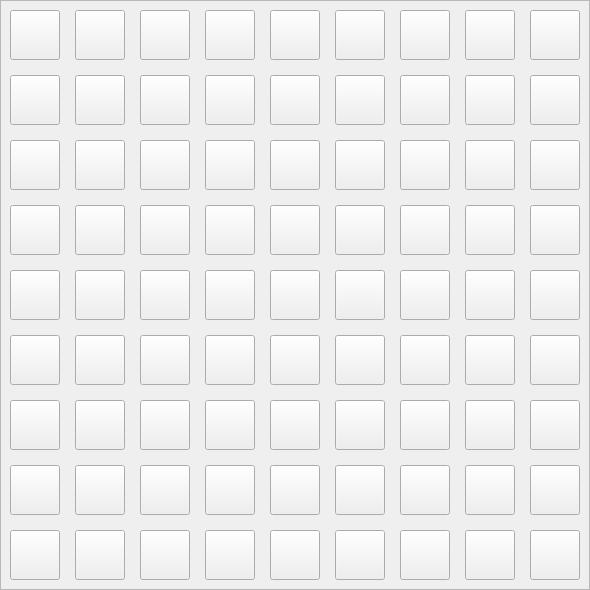
   <widget class="QFrame" name="frame_3">
    <property name="geometry">
     <rect>
      <x>5</x>
      <y>5</y>
      <width>590</width>
      <height>590</height>
     </rect>
    </property>
    <property name="mouseTracking">
     <bool>true</bool>
    </property>
    <property name="frameShape">
     <enum>QFrame::StyledPanel</enum>
    </property>
    <property name="frameShadow">
     <enum>QFrame::Raised</enum>
    </property>
    <widget class="QPushButton" name="pushButton_0000">
     <property name="geometry">
      <rect>
       <x>10</x>
       <y>10</y>
       <width>50</width>
       <height>50</height>
      </rect>
     </property>
     <property name="mouseTracking">
      <bool>true</bool>
     </property>
     <property name="focusPolicy">
      <enum>Qt::StrongFocus</enum>
     </property>
     <property name="text">
      <string/>
     </property>
     <property name="flat">
      <bool>false</bool>
     </property>
    </widget>
    <widget class="QPushButton" name="pushButton_0002">
     <property name="geometry">
      <rect>
       <x>75</x>
       <y>10</y>
       <width>50</width>
       <height>50</height>
      </rect>
     </property>
     <property name="mouseTracking">
      <bool>true</bool>
     </property>
     <property name="text">
      <string/>
     </property>
    </widget>
    <widget class="QPushButton" name="pushButton_0004">
     <property name="geometry">
      <rect>
       <x>140</x>
       <y>10</y>
       <width>50</width>
       <height>50</height>
      </rect>
     </property>
     <property name="mouseTracking">
      <bool>true</bool>
     </property>
     <property name="text">
      <string/>
     </property>
    </widget>
    <widget class="QPushButton" name="pushButton_0006">
     <property name="geometry">
      <rect>
       <x>205</x>
       <y>10</y>
       <width>50</width>
       <height>50</height>
      </rect>
     </property>
     <property name="mouseTracking">
      <bool>true</bool>
     </property>
     <property name="text">
      <string/>
     </property>
    </widget>
    <widget class="QPushButton" name="pushButton_0008">
     <property name="geometry">
      <rect>
       <x>270</x>
       <y>10</y>
       <width>50</width>
       <height>50</height>
      </rect>
     </property>
     <property name="mouseTracking">
      <bool>true</bool>
     </property>
     <property name="text">
      <string/>
     </property>
    </widget>
    <widget class="QPushButton" name="pushButton_0010">
     <property name="geometry">
      <rect>
       <x>335</x>
       <y>10</y>
       <width>50</width>
       <height>50</height>
      </rect>
     </property>
     <property name="mouseTracking">
      <bool>true</bool>
     </property>
     <property name="text">
      <string/>
     </property>
    </widget>
    <widget class="QPushButton" name="pushButton_0012">
     <property name="geometry">
      <rect>
       <x>400</x>
       <y>10</y>
       <width>50</width>
       <height>50</height>
      </rect>
     </property>
     <property name="mouseTracking">
      <bool>true</bool>
     </property>
     <property name="text">
      <string/>
     </property>
    </widget>
    <widget class="QPushButton" name="pushButton_0014">
     <property name="geometry">
      <rect>
       <x>465</x>
       <y>10</y>
       <width>50</width>
       <height>50</height>
      </rect>
     </property>
     <property name="mouseTracking">
      <bool>true</bool>
     </property>
     <property name="text">
      <string/>
     </property>
    </widget>
    <widget class="QPushButton" name="pushButton_0016">
     <property name="geometry">
      <rect>
       <x>530</x>
       <y>10</y>
       <width>50</width>
       <height>50</height>
      </rect>
     </property>
     <property name="mouseTracking">
      <bool>true</bool>
     </property>
     <property name="text">
      <string/>
     </property>
    </widget>
    <widget class="QPushButton" name="pushButton_0200">
     <property name="geometry">
      <rect>
       <x>10</x>
       <y>75</y>
       <width>50</width>
       <height>50</height>
      </rect>
     </property>
     <property name="mouseTracking">
      <bool>true</bool>
     </property>
     <property name="text">
      <string/>
     </property>
    </widget>
    <widget class="QPushButton" name="pushButton_0212">
     <property name="geometry">
      <rect>
       <x>400</x>
       <y>75</y>
       <width>50</width>
       <height>50</height>
      </rect>
     </property>
     <property name="mouseTracking">
      <bool>true</bool>
     </property>
     <property name="text">
      <string/>
     </property>
    </widget>
    <widget class="QPushButton" name="pushButton_0214">
     <property name="geometry">
      <rect>
       <x>465</x>
       <y>75</y>
       <width>50</width>
       <height>50</height>
      </rect>
     </property>
     <property name="mouseTracking">
      <bool>true</bool>
     </property>
     <property name="text">
      <string/>
     </property>
    </widget>
    <widget class="QPushButton" name="pushButton_0208">
     <property name="geometry">
      <rect>
       <x>270</x>
       <y>75</y>
       <width>50</width>
       <height>50</height>
      </rect>
     </property>
     <property name="mouseTracking">
      <bool>true</bool>
     </property>
     <property name="text">
      <string/>
     </property>
    </widget>
    <widget class="QPushButton" name="pushButton_0204">
     <property name="geometry">
      <rect>
       <x>140</x>
       <y>75</y>
       <width>50</width>
       <height>50</height>
      </rect>
     </property>
     <property name="mouseTracking">
      <bool>true</bool>
     </property>
     <property name="text">
      <string/>
     </property>
    </widget>
    <widget class="QPushButton" name="pushButton_0210">
     <property name="geometry">
      <rect>
       <x>335</x>
       <y>75</y>
       <width>50</width>
       <height>50</height>
      </rect>
     </property>
     <property name="mouseTracking">
      <bool>true</bool>
     </property>
     <property name="text">
      <string/>
     </property>
    </widget>
    <widget class="QPushButton" name="pushButton_0202">
     <property name="geometry">
      <rect>
       <x>75</x>
       <y>75</y>
       <width>50</width>
       <height>50</height>
      </rect>
     </property>
     <property name="mouseTracking">
      <bool>true</bool>
     </property>
     <property name="text">
      <string/>
     </property>
    </widget>
    <widget class="QPushButton" name="pushButton_0216">
     <property name="geometry">
      <rect>
       <x>530</x>
       <y>75</y>
       <width>50</width>
       <height>50</height>
      </rect>
     </property>
     <property name="mouseTracking">
      <bool>true</bool>
     </property>
     <property name="text">
      <string/>
     </property>
    </widget>
    <widget class="QPushButton" name="pushButton_0206">
     <property name="geometry">
      <rect>
       <x>205</x>
       <y>75</y>
       <width>50</width>
       <height>50</height>
      </rect>
     </property>
     <property name="mouseTracking">
      <bool>true</bool>
     </property>
     <property name="text">
      <string/>
     </property>
    </widget>
    <widget class="QPushButton" name="pushButton_0400">
     <property name="geometry">
      <rect>
       <x>10</x>
       <y>140</y>
       <width>50</width>
       <height>50</height>
      </rect>
     </property>
     <property name="mouseTracking">
      <bool>true</bool>
     </property>
     <property name="text">
      <string/>
     </property>
    </widget>
    <widget class="QPushButton" name="pushButton_0412">
     <property name="geometry">
      <rect>
       <x>400</x>
       <y>140</y>
       <width>50</width>
       <height>50</height>
      </rect>
     </property>
     <property name="mouseTracking">
      <bool>true</bool>
     </property>
     <property name="text">
      <string/>
     </property>
    </widget>
    <widget class="QPushButton" name="pushButton_0414">
     <property name="geometry">
      <rect>
       <x>465</x>
       <y>140</y>
       <width>50</width>
       <height>50</height>
      </rect>
     </property>
     <property name="mouseTracking">
      <bool>true</bool>
     </property>
     <property name="text">
      <string/>
     </property>
    </widget>
    <widget class="QPushButton" name="pushButton_0408">
     <property name="geometry">
      <rect>
       <x>270</x>
       <y>140</y>
       <width>50</width>
       <height>50</height>
      </rect>
     </property>
     <property name="mouseTracking">
      <bool>true</bool>
     </property>
     <property name="text">
      <string/>
     </property>
    </widget>
    <widget class="QPushButton" name="pushButton_0404">
     <property name="geometry">
      <rect>
       <x>140</x>
       <y>140</y>
       <width>50</width>
       <height>50</height>
      </rect>
     </property>
     <property name="mouseTracking">
      <bool>true</bool>
     </property>
     <property name="text">
      <string/>
     </property>
    </widget>
    <widget class="QPushButton" name="pushButton_0410">
     <property name="geometry">
      <rect>
       <x>335</x>
       <y>140</y>
       <width>50</width>
       <height>50</height>
      </rect>
     </property>
     <property name="mouseTracking">
      <bool>true</bool>
     </property>
     <property name="text">
      <string/>
     </property>
    </widget>
    <widget class="QPushButton" name="pushButton_0402">
     <property name="geometry">
      <rect>
       <x>75</x>
       <y>140</y>
       <width>50</width>
       <height>50</height>
      </rect>
     </property>
     <property name="mouseTracking">
      <bool>true</bool>
     </property>
     <property name="text">
      <string/>
     </property>
    </widget>
    <widget class="QPushButton" name="pushButton_0416">
     <property name="geometry">
      <rect>
       <x>530</x>
       <y>140</y>
       <width>50</width>
       <height>50</height>
      </rect>
     </property>
     <property name="mouseTracking">
      <bool>true</bool>
     </property>
     <property name="text">
      <string/>
     </property>
    </widget>
    <widget class="QPushButton" name="pushButton_0406">
     <property name="geometry">
      <rect>
       <x>205</x>
       <y>140</y>
       <width>50</width>
       <height>50</height>
      </rect>
     </property>
     <property name="mouseTracking">
      <bool>true</bool>
     </property>
     <property name="text">
      <string/>
     </property>
    </widget>
    <widget class="QPushButton" name="pushButton_0600">
     <property name="geometry">
      <rect>
       <x>10</x>
       <y>205</y>
       <width>50</width>
       <height>50</height>
      </rect>
     </property>
     <property name="mouseTracking">
      <bool>true</bool>
     </property>
     <property name="text">
      <string/>
     </property>
    </widget>
    <widget class="QPushButton" name="pushButton_0612">
     <property name="geometry">
      <rect>
       <x>400</x>
       <y>205</y>
       <width>50</width>
       <height>50</height>
      </rect>
     </property>
     <property name="mouseTracking">
      <bool>true</bool>
     </property>
     <property name="text">
      <string/>
     </property>
    </widget>
    <widget class="QPushButton" name="pushButton_0614">
     <property name="geometry">
      <rect>
       <x>465</x>
       <y>205</y>
       <width>50</width>
       <height>50</height>
      </rect>
     </property>
     <property name="mouseTracking">
      <bool>true</bool>
     </property>
     <property name="text">
      <string/>
     </property>
    </widget>
    <widget class="QPushButton" name="pushButton_0608">
     <property name="geometry">
      <rect>
       <x>270</x>
       <y>205</y>
       <width>50</width>
       <height>50</height>
      </rect>
     </property>
     <property name="mouseTracking">
      <bool>true</bool>
     </property>
     <property name="text">
      <string/>
     </property>
    </widget>
    <widget class="QPushButton" name="pushButton_0604">
     <property name="geometry">
      <rect>
       <x>140</x>
       <y>205</y>
       <width>50</width>
       <height>50</height>
      </rect>
     </property>
     <property name="mouseTracking">
      <bool>true</bool>
     </property>
     <property name="text">
      <string/>
     </property>
    </widget>
    <widget class="QPushButton" name="pushButton_0610">
     <property name="geometry">
      <rect>
       <x>335</x>
       <y>205</y>
       <width>50</width>
       <height>50</height>
      </rect>
     </property>
     <property name="mouseTracking">
      <bool>true</bool>
     </property>
     <property name="text">
      <string/>
     </property>
    </widget>
    <widget class="QPushButton" name="pushButton_0602">
     <property name="geometry">
      <rect>
       <x>75</x>
       <y>205</y>
       <width>50</width>
       <height>50</height>
      </rect>
     </property>
     <property name="mouseTracking">
      <bool>true</bool>
     </property>
     <property name="text">
      <string/>
     </property>
    </widget>
    <widget class="QPushButton" name="pushButton_0616">
     <property name="geometry">
      <rect>
       <x>530</x>
       <y>205</y>
       <width>50</width>
       <height>50</height>
      </rect>
     </property>
     <property name="mouseTracking">
      <bool>true</bool>
     </property>
     <property name="text">
      <string/>
     </property>
    </widget>
    <widget class="QPushButton" name="pushButton_0606">
     <property name="geometry">
      <rect>
       <x>205</x>
       <y>205</y>
       <width>50</width>
       <height>50</height>
      </rect>
     </property>
     <property name="mouseTracking">
      <bool>true</bool>
     </property>
     <property name="text">
      <string/>
     </property>
    </widget>
    <widget class="QPushButton" name="pushButton_0800">
     <property name="geometry">
      <rect>
       <x>10</x>
       <y>270</y>
       <width>50</width>
       <height>50</height>
      </rect>
     </property>
     <property name="mouseTracking">
      <bool>true</bool>
     </property>
     <property name="text">
      <string/>
     </property>
    </widget>
    <widget class="QPushButton" name="pushButton_0812">
     <property name="geometry">
      <rect>
       <x>400</x>
       <y>270</y>
       <width>50</width>
       <height>50</height>
      </rect>
     </property>
     <property name="mouseTracking">
      <bool>true</bool>
     </property>
     <property name="text">
      <string/>
     </property>
    </widget>
    <widget class="QPushButton" name="pushButton_0814">
     <property name="geometry">
      <rect>
       <x>465</x>
       <y>270</y>
       <width>50</width>
       <height>50</height>
      </rect>
     </property>
     <property name="mouseTracking">
      <bool>true</bool>
     </property>
     <property name="text">
      <string/>
     </property>
    </widget>
    <widget class="QPushButton" name="pushButton_0808">
     <property name="geometry">
      <rect>
       <x>270</x>
       <y>270</y>
       <width>50</width>
       <height>50</height>
      </rect>
     </property>
     <property name="mouseTracking">
      <bool>true</bool>
     </property>
     <property name="text">
      <string/>
     </property>
    </widget>
    <widget class="QPushButton" name="pushButton_0804">
     <property name="geometry">
      <rect>
       <x>140</x>
       <y>270</y>
       <width>50</width>
       <height>50</height>
      </rect>
     </property>
     <property name="mouseTracking">
      <bool>true</bool>
     </property>
     <property name="text">
      <string/>
     </property>
    </widget>
    <widget class="QPushButton" name="pushButton_0810">
     <property name="geometry">
      <rect>
       <x>335</x>
       <y>270</y>
       <width>50</width>
       <height>50</height>
      </rect>
     </property>
     <property name="mouseTracking">
      <bool>true</bool>
     </property>
     <property name="text">
      <string/>
     </property>
    </widget>
    <widget class="QPushButton" name="pushButton_0802">
     <property name="geometry">
      <rect>
       <x>75</x>
       <y>270</y>
       <width>50</width>
       <height>50</height>
      </rect>
     </property>
     <property name="mouseTracking">
      <bool>true</bool>
     </property>
     <property name="text">
      <string/>
     </property>
    </widget>
    <widget class="QPushButton" name="pushButton_0816">
     <property name="geometry">
      <rect>
       <x>530</x>
       <y>270</y>
       <width>50</width>
       <height>50</height>
      </rect>
     </property>
     <property name="mouseTracking">
      <bool>true</bool>
     </property>
     <property name="text">
      <string/>
     </property>
    </widget>
    <widget class="QPushButton" name="pushButton_0806">
     <property name="geometry">
      <rect>
       <x>205</x>
       <y>270</y>
       <width>50</width>
       <height>50</height>
      </rect>
     </property>
     <property name="mouseTracking">
      <bool>true</bool>
     </property>
     <property name="text">
      <string/>
     </property>
    </widget>
    <widget class="QPushButton" name="pushButton_1000">
     <property name="geometry">
      <rect>
       <x>10</x>
       <y>335</y>
       <width>50</width>
       <height>50</height>
      </rect>
     </property>
     <property name="mouseTracking">
      <bool>true</bool>
     </property>
     <property name="text">
      <string/>
     </property>
    </widget>
    <widget class="QPushButton" name="pushButton_1012">
     <property name="geometry">
      <rect>
       <x>400</x>
       <y>335</y>
       <width>50</width>
       <height>50</height>
      </rect>
     </property>
     <property name="mouseTracking">
      <bool>true</bool>
     </property>
     <property name="text">
      <string/>
     </property>
    </widget>
    <widget class="QPushButton" name="pushButton_1014">
     <property name="geometry">
      <rect>
       <x>465</x>
       <y>335</y>
       <width>50</width>
       <height>50</height>
      </rect>
     </property>
     <property name="mouseTracking">
      <bool>true</bool>
     </property>
     <property name="text">
      <string/>
     </property>
    </widget>
    <widget class="QPushButton" name="pushButton_1008">
     <property name="geometry">
      <rect>
       <x>270</x>
       <y>335</y>
       <width>50</width>
       <height>50</height>
      </rect>
     </property>
     <property name="mouseTracking">
      <bool>true</bool>
     </property>
     <property name="text">
      <string/>
     </property>
    </widget>
    <widget class="QPushButton" name="pushButton_1004">
     <property name="geometry">
      <rect>
       <x>140</x>
       <y>335</y>
       <width>50</width>
       <height>50</height>
      </rect>
     </property>
     <property name="mouseTracking">
      <bool>true</bool>
     </property>
     <property name="text">
      <string/>
     </property>
    </widget>
    <widget class="QPushButton" name="pushButton_1010">
     <property name="geometry">
      <rect>
       <x>335</x>
       <y>335</y>
       <width>50</width>
       <height>50</height>
      </rect>
     </property>
     <property name="mouseTracking">
      <bool>true</bool>
     </property>
     <property name="text">
      <string/>
     </property>
    </widget>
    <widget class="QPushButton" name="pushButton_1002">
     <property name="geometry">
      <rect>
       <x>75</x>
       <y>335</y>
       <width>50</width>
       <height>50</height>
      </rect>
     </property>
     <property name="mouseTracking">
      <bool>true</bool>
     </property>
     <property name="text">
      <string/>
     </property>
    </widget>
    <widget class="QPushButton" name="pushButton_1016">
     <property name="geometry">
      <rect>
       <x>530</x>
       <y>335</y>
       <width>50</width>
       <height>50</height>
      </rect>
     </property>
     <property name="mouseTracking">
      <bool>true</bool>
     </property>
     <property name="text">
      <string/>
     </property>
    </widget>
    <widget class="QPushButton" name="pushButton_1006">
     <property name="geometry">
      <rect>
       <x>205</x>
       <y>335</y>
       <width>50</width>
       <height>50</height>
      </rect>
     </property>
     <property name="mouseTracking">
      <bool>true</bool>
     </property>
     <property name="text">
      <string/>
     </property>
    </widget>
    <widget class="QPushButton" name="pushButton_1200">
     <property name="geometry">
      <rect>
       <x>10</x>
       <y>400</y>
       <width>50</width>
       <height>50</height>
      </rect>
     </property>
     <property name="mouseTracking">
      <bool>true</bool>
     </property>
     <property name="text">
      <string/>
     </property>
    </widget>
    <widget class="QPushButton" name="pushButton_1212">
     <property name="geometry">
      <rect>
       <x>400</x>
       <y>400</y>
       <width>50</width>
       <height>50</height>
      </rect>
     </property>
     <property name="mouseTracking">
      <bool>true</bool>
     </property>
     <property name="text">
      <string/>
     </property>
    </widget>
    <widget class="QPushButton" name="pushButton_1214">
     <property name="geometry">
      <rect>
       <x>465</x>
       <y>400</y>
       <width>50</width>
       <height>50</height>
      </rect>
     </property>
     <property name="mouseTracking">
      <bool>true</bool>
     </property>
     <property name="text">
      <string/>
     </property>
    </widget>
    <widget class="QPushButton" name="pushButton_1208">
     <property name="geometry">
      <rect>
       <x>270</x>
       <y>400</y>
       <width>50</width>
       <height>50</height>
      </rect>
     </property>
     <property name="mouseTracking">
      <bool>true</bool>
     </property>
     <property name="text">
      <string/>
     </property>
    </widget>
    <widget class="QPushButton" name="pushButton_1204">
     <property name="geometry">
      <rect>
       <x>140</x>
       <y>400</y>
       <width>50</width>
       <height>50</height>
      </rect>
     </property>
     <property name="mouseTracking">
      <bool>true</bool>
     </property>
     <property name="text">
      <string/>
     </property>
    </widget>
    <widget class="QPushButton" name="pushButton_1210">
     <property name="geometry">
      <rect>
       <x>335</x>
       <y>400</y>
       <width>50</width>
       <height>50</height>
      </rect>
     </property>
     <property name="mouseTracking">
      <bool>true</bool>
     </property>
     <property name="text">
      <string/>
     </property>
    </widget>
    <widget class="QPushButton" name="pushButton_1202">
     <property name="geometry">
      <rect>
       <x>75</x>
       <y>400</y>
       <width>50</width>
       <height>50</height>
      </rect>
     </property>
     <property name="mouseTracking">
      <bool>true</bool>
     </property>
     <property name="text">
      <string/>
     </property>
    </widget>
    <widget class="QPushButton" name="pushButton_1216">
     <property name="geometry">
      <rect>
       <x>530</x>
       <y>400</y>
       <width>50</width>
       <height>50</height>
      </rect>
     </property>
     <property name="mouseTracking">
      <bool>true</bool>
     </property>
     <property name="text">
      <string/>
     </property>
    </widget>
    <widget class="QPushButton" name="pushButton_1206">
     <property name="geometry">
      <rect>
       <x>205</x>
       <y>400</y>
       <width>50</width>
       <height>50</height>
      </rect>
     </property>
     <property name="mouseTracking">
      <bool>true</bool>
     </property>
     <property name="text">
      <string/>
     </property>
    </widget>
    <widget class="QPushButton" name="pushButton_1400">
     <property name="geometry">
      <rect>
       <x>10</x>
       <y>465</y>
       <width>50</width>
       <height>50</height>
      </rect>
     </property>
     <property name="mouseTracking">
      <bool>true</bool>
     </property>
     <property name="text">
      <string/>
     </property>
    </widget>
    <widget class="QPushButton" name="pushButton_1412">
     <property name="geometry">
      <rect>
       <x>400</x>
       <y>465</y>
       <width>50</width>
       <height>50</height>
      </rect>
     </property>
     <property name="mouseTracking">
      <bool>true</bool>
     </property>
     <property name="text">
      <string/>
     </property>
    </widget>
    <widget class="QPushButton" name="pushButton_1414">
     <property name="geometry">
      <rect>
       <x>465</x>
       <y>465</y>
       <width>50</width>
       <height>50</height>
      </rect>
     </property>
     <property name="mouseTracking">
      <bool>true</bool>
     </property>
     <property name="text">
      <string/>
     </property>
    </widget>
    <widget class="QPushButton" name="pushButton_1408">
     <property name="geometry">
      <rect>
       <x>270</x>
       <y>465</y>
       <width>50</width>
       <height>50</height>
      </rect>
     </property>
     <property name="mouseTracking">
      <bool>true</bool>
     </property>
     <property name="text">
      <string/>
     </property>
    </widget>
    <widget class="QPushButton" name="pushButton_1404">
     <property name="geometry">
      <rect>
       <x>140</x>
       <y>465</y>
       <width>50</width>
       <height>50</height>
      </rect>
     </property>
     <property name="mouseTracking">
      <bool>true</bool>
     </property>
     <property name="text">
      <string/>
     </property>
    </widget>
    <widget class="QPushButton" name="pushButton_1410">
     <property name="geometry">
      <rect>
       <x>335</x>
       <y>465</y>
       <width>50</width>
       <height>50</height>
      </rect>
     </property>
     <property name="mouseTracking">
      <bool>true</bool>
     </property>
     <property name="text">
      <string/>
     </property>
    </widget>
    <widget class="QPushButton" name="pushButton_1402">
     <property name="geometry">
      <rect>
       <x>75</x>
       <y>465</y>
       <width>50</width>
       <height>50</height>
      </rect>
     </property>
     <property name="mouseTracking">
      <bool>true</bool>
     </property>
     <property name="text">
      <string/>
     </property>
    </widget>
    <widget class="QPushButton" name="pushButton_1416">
     <property name="geometry">
      <rect>
       <x>530</x>
       <y>465</y>
       <width>50</width>
       <height>50</height>
      </rect>
     </property>
     <property name="mouseTracking">
      <bool>true</bool>
     </property>
     <property name="text">
      <string/>
     </property>
    </widget>
    <widget class="QPushButton" name="pushButton_1406">
     <property name="geometry">
      <rect>
       <x>205</x>
       <y>465</y>
       <width>50</width>
       <height>50</height>
      </rect>
     </property>
     <property name="mouseTracking">
      <bool>true</bool>
     </property>
     <property name="text">
      <string/>
     </property>
    </widget>
    <widget class="QPushButton" name="pushButton_1600">
     <property name="geometry">
      <rect>
       <x>10</x>
       <y>530</y>
       <width>50</width>
       <height>50</height>
      </rect>
     </property>
     <property name="sizePolicy">
      <sizepolicy hsizetype="Fixed" vsizetype="Fixed">
       <horstretch>0</horstretch>
       <verstretch>0</verstretch>
      </sizepolicy>
     </property>
     <property name="minimumSize">
      <size>
       <width>50</width>
       <height>50</height>
      </size>
     </property>
     <property name="maximumSize">
      <size>
       <width>50</width>
       <height>50</height>
      </size>
     </property>
     <property name="mouseTracking">
      <bool>true</bool>
     </property>
     <property name="text">
      <string/>
     </property>
    </widget>
    <widget class="QPushButton" name="pushButton_1612">
     <property name="geometry">
      <rect>
       <x>400</x>
       <y>530</y>
       <width>50</width>
       <height>50</height>
      </rect>
     </property>
     <property name="sizePolicy">
      <sizepolicy hsizetype="Fixed" vsizetype="Fixed">
       <horstretch>0</horstretch>
       <verstretch>0</verstretch>
      </sizepolicy>
     </property>
     <property name="minimumSize">
      <size>
       <width>50</width>
       <height>50</height>
      </size>
     </property>
     <property name="maximumSize">
      <size>
       <width>50</width>
       <height>50</height>
      </size>
     </property>
     <property name="mouseTracking">
      <bool>true</bool>
     </property>
     <property name="text">
      <string/>
     </property>
    </widget>
    <widget class="QPushButton" name="pushButton_1614">
     <property name="geometry">
      <rect>
       <x>465</x>
       <y>530</y>
       <width>50</width>
       <height>50</height>
      </rect>
     </property>
     <property name="sizePolicy">
      <sizepolicy hsizetype="Fixed" vsizetype="Fixed">
       <horstretch>0</horstretch>
       <verstretch>0</verstretch>
      </sizepolicy>
     </property>
     <property name="minimumSize">
      <size>
       <width>50</width>
       <height>50</height>
      </size>
     </property>
     <property name="maximumSize">
      <size>
       <width>50</width>
       <height>50</height>
      </size>
     </property>
     <property name="mouseTracking">
      <bool>true</bool>
     </property>
     <property name="autoFillBackground">
      <bool>false</bool>
     </property>
     <property name="text">
      <string/>
     </property>
    </widget>
    <widget class="QPushButton" name="pushButton_1608">
     <property name="geometry">
      <rect>
       <x>270</x>
       <y>530</y>
       <width>50</width>
       <height>50</height>
      </rect>
     </property>
     <property name="sizePolicy">
      <sizepolicy hsizetype="Fixed" vsizetype="Fixed">
       <horstretch>0</horstretch>
       <verstretch>0</verstretch>
      </sizepolicy>
     </property>
     <property name="minimumSize">
      <size>
       <width>50</width>
       <height>50</height>
      </size>
     </property>
     <property name="maximumSize">
      <size>
       <width>50</width>
       <height>50</height>
      </size>
     </property>
     <property name="mouseTracking">
      <bool>true</bool>
     </property>
     <property name="text">
      <string/>
     </property>
    </widget>
    <widget class="QPushButton" name="pushButton_1604">
     <property name="geometry">
      <rect>
       <x>140</x>
       <y>530</y>
       <width>50</width>
       <height>50</height>
      </rect>
     </property>
     <property name="sizePolicy">
      <sizepolicy hsizetype="Fixed" vsizetype="Fixed">
       <horstretch>0</horstretch>
       <verstretch>0</verstretch>
      </sizepolicy>
     </property>
     <property name="minimumSize">
      <size>
       <width>50</width>
       <height>50</height>
      </size>
     </property>
     <property name="maximumSize">
      <size>
       <width>50</width>
       <height>50</height>
      </size>
     </property>
     <property name="mouseTracking">
      <bool>true</bool>
     </property>
     <property name="text">
      <string/>
     </property>
    </widget>
    <widget class="QPushButton" name="pushButton_1610">
     <property name="geometry">
      <rect>
       <x>335</x>
       <y>530</y>
       <width>50</width>
       <height>50</height>
      </rect>
     </property>
     <property name="sizePolicy">
      <sizepolicy hsizetype="Fixed" vsizetype="Fixed">
       <horstretch>0</horstretch>
       <verstretch>0</verstretch>
      </sizepolicy>
     </property>
     <property name="minimumSize">
      <size>
       <width>50</width>
       <height>50</height>
      </size>
     </property>
     <property name="maximumSize">
      <size>
       <width>50</width>
       <height>50</height>
      </size>
     </property>
     <property name="mouseTracking">
      <bool>true</bool>
     </property>
     <property name="text">
      <string/>
     </property>
    </widget>
    <widget class="QPushButton" name="pushButton_1602">
     <property name="geometry">
      <rect>
       <x>75</x>
       <y>530</y>
       <width>50</width>
       <height>50</height>
      </rect>
     </property>
     <property name="sizePolicy">
      <sizepolicy hsizetype="Fixed" vsizetype="Fixed">
       <horstretch>0</horstretch>
       <verstretch>0</verstretch>
      </sizepolicy>
     </property>
     <property name="minimumSize">
      <size>
       <width>50</width>
       <height>50</height>
      </size>
     </property>
     <property name="maximumSize">
      <size>
       <width>50</width>
       <height>50</height>
      </size>
     </property>
     <property name="mouseTracking">
      <bool>true</bool>
     </property>
     <property name="text">
      <string/>
     </property>
    </widget>
    <widget class="QPushButton" name="pushButton_1616">
     <property name="geometry">
      <rect>
       <x>530</x>
       <y>530</y>
       <width>50</width>
       <height>50</height>
      </rect>
     </property>
     <property name="sizePolicy">
      <sizepolicy hsizetype="Fixed" vsizetype="Fixed">
       <horstretch>0</horstretch>
       <verstretch>0</verstretch>
      </sizepolicy>
     </property>
     <property name="minimumSize">
      <size>
       <width>50</width>
       <height>50</height>
      </size>
     </property>
     <property name="maximumSize">
      <size>
       <width>50</width>
       <height>50</height>
      </size>
     </property>
     <property name="mouseTracking">
      <bool>true</bool>
     </property>
     <property name="text">
      <string/>
     </property>
    </widget>
    <widget class="QPushButton" name="pushButton_1606">
     <property name="geometry">
      <rect>
       <x>205</x>
       <y>530</y>
       <width>50</width>
       <height>50</height>
      </rect>
     </property>
     <property name="sizePolicy">
      <sizepolicy hsizetype="Fixed" vsizetype="Fixed">
       <horstretch>0</horstretch>
       <verstretch>0</verstretch>
      </sizepolicy>
     </property>
     <property name="minimumSize">
      <size>
       <width>50</width>
       <height>50</height>
      </size>
     </property>
     <property name="maximumSize">
      <size>
       <width>50</width>
       <height>50</height>
      </size>
     </property>
     <property name="mouseTracking">
      <bool>true</bool>
     </property>
     <property name="autoFillBackground">
      <bool>false</bool>
     </property>
     <property name="text">
      <string/>
     </property>
    </widget>
   </widget>
